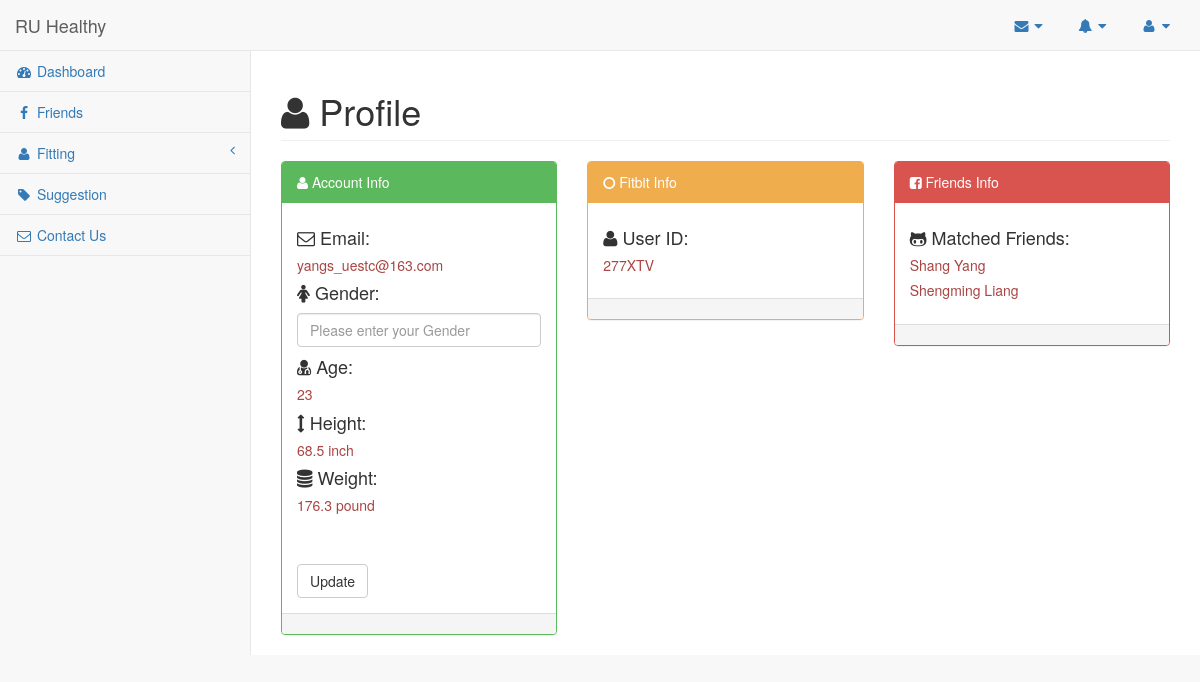
The app's page /profile.php (signed in), older data.
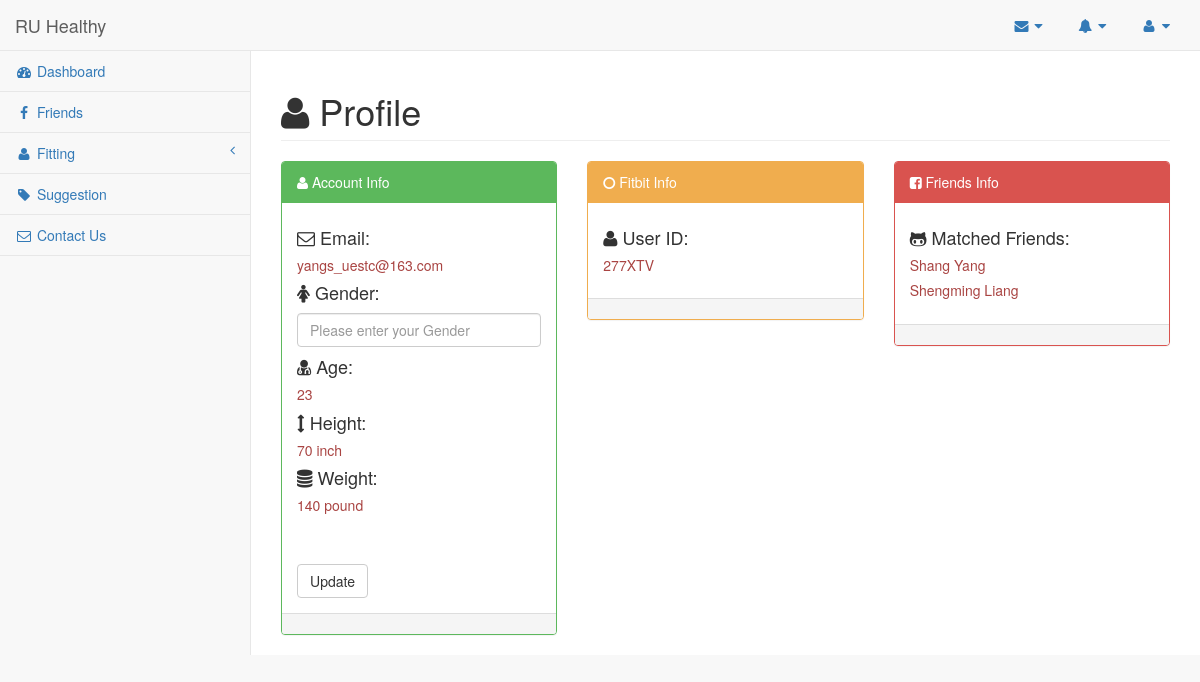
The same page, newer data.
### tables this page shows
CREATE TABLE `account` (
  `ID` int(255) NOT NULL,
  `UserName` varchar(255) NOT NULL,
  `Password` varchar(255) NOT NULL,
  `EmailAdd` varchar(255) NOT NULL,
  `FirstName` varchar(255) NOT NULL,
  `LastName` varchar(255) NOT NULL,
  `Gender` varchar(255) NOT NULL,
  `Age` int(255) NOT NULL,
  `Weight` double NOT NULL,
  `Height` double NOT NULL,
  `hasFitbit` tinyint(1) NOT NULL,
  `Messages` varchar(2000) NOT NULL,
  `Longitude` double NOT NULL,
  `Latitude` double NOT NULL
);

### profile.php (the view, shortened to what the changed rows need)
<?php session_start();
@$email = $_SESSION["adminemail"];
?>
<!DOCTYPE html>
<html lang="en">
<head>
    <link href="styles/bootstrap.min.css" rel="stylesheet">
    <link href="styles/metisMenu.min.css" rel="stylesheet">
    <link href="styles/sb-admin-2.css" rel="stylesheet">
    <link href="styles/morris.css" rel="stylesheet">
    <link href="styles/font-awesome.min.css" rel="stylesheet" type="text/css">
</head>
<body>
<?php
$result = mysql_query("SELECT * from account where EmailAdd='$email'");
$value = mysql_fetch_assoc($result);
?>
    <div id="wrapper">
        <nav class="navbar navbar-default navbar-static-top" role="navigation" style="margin-bottom: 0">
            <div class="navbar-header">
                <a class="navbar-brand" href="index.php">RU Healthy</a>
            </div>
        </nav>
        <div id="page-wrapper">
            <div class="row">
                <div class="col-lg-12">
                    <h1 class="page-header"><i class="fa fa-user"></i> Profile</h1>
                </div>
                <div class="col-lg-4">
                    <div class="panel panel-green">
                        <div class="panel-body">
                        <form role="form" class="form-horizontal" action="<?php echo $_SERVER['PHP_SELF']?>" method="post">
                            <h4><i class="fa fa-envelope-o"></i> Email: </h4>
                            <h5 class="text-danger"> <?php  echo $_SESSION["adminemail"];?> </h5>
                            <h4><i class="fa fa-female"></i> Gender:</h4>
                            <h5 class="text-danger">
                            <?php
                                if(@$value['Gender'] == null ){
                                    echo '<input class="form-control" placeholder="Please enter your Gender" name="gender">';
                                }else{echo $value['Gender'];}
                            ?>
                            </h5>
                            <h4><i class="fa fa-user-md"></i> Age:</h4>
                            <h5 class="text-danger">
                            <?php
                                if(@$value['Age'] == 0 ){
                                    echo '<input class="form-control" placeholder="Please enter your Age" name="age">';
                                }else{echo $value['Age'];}
                            ?>
                            </h5>
                            <h4><i class="fa fa-arrows-v"></i> Height:</h4>
                            <h5 class="text-danger">
                            <?php
                                if(@$value['Height'] == 0 ){
                                    echo '<input class="form-control" placeholder="Please enter your height" name="height">';
                                }else{echo $value['Height'];}
                            ?> inch
                            </h5>
                            <h4><i class="fa fa-database"></i> Weight:</h4>
                            <h5 class="text-danger">
                            <?php
                                if(@$value['Weight'] == 0 ){
                                    echo '<input class="form-control" placeholder="Please enter your weight" name="weight">';
                                }else{echo $value['Weight'];}
                            ?> pound
                            </h5>
                            <br>
                            <br>
                            <button type="submit" name="submit" class="btn btn-default">Update</button>
                        </form>
                        </div>
                    </div>
                </div>
            </div>
        </div>
    </div>
</body>
</html>

Row changes from the older to the newer data that the page shows:
changed account: Height "68.5" → "70"; Weight "176.3" → "140"
